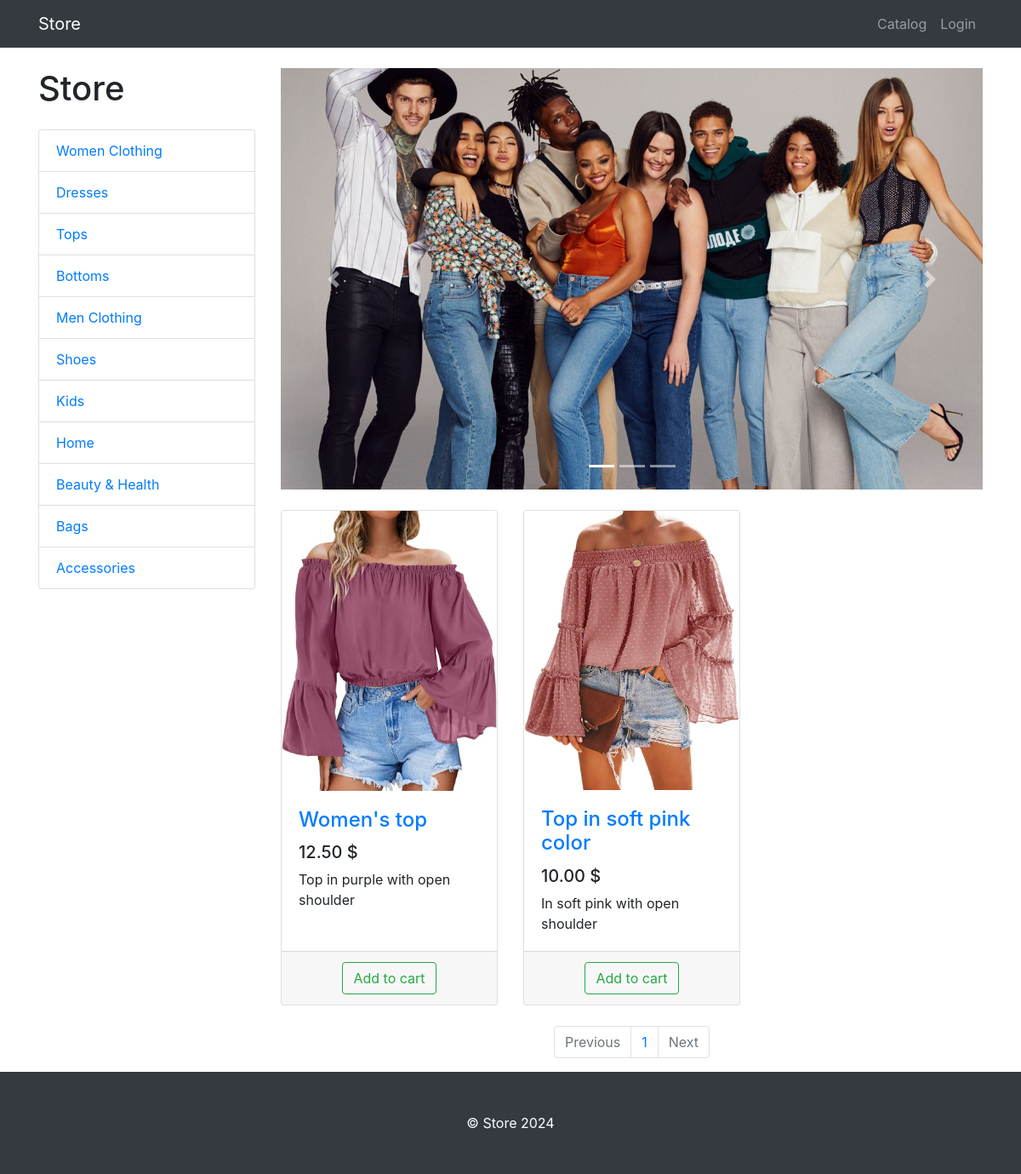
The page /products/category/5/ on the database as committed earlier.
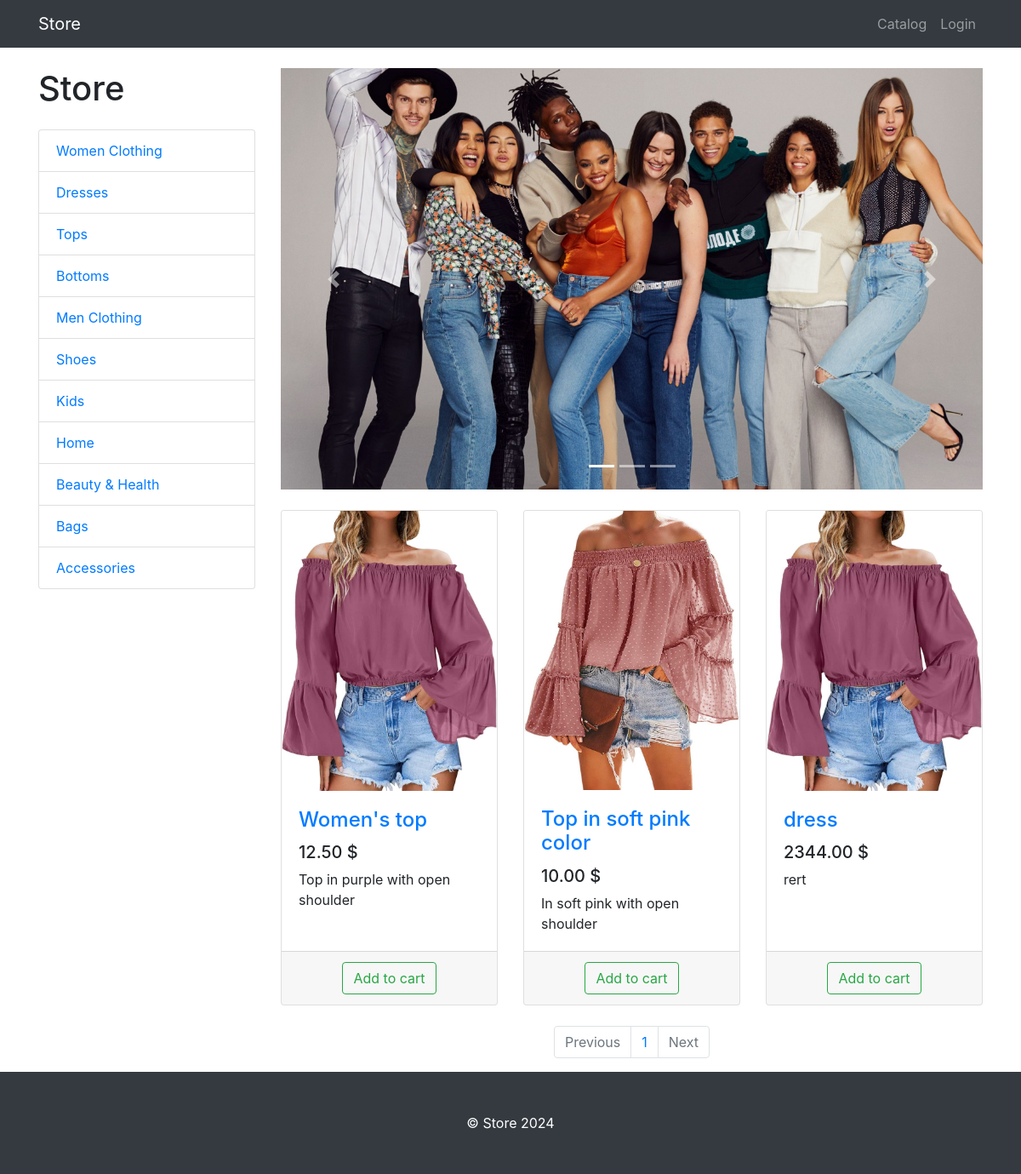
The same page on the database as committed later.
### products/models.py (models this page shows, shortened)
class ProductCategory(models.Model):
    name = models.CharField(max_length=128)
    description = models.TextField(null=True, blank=True)
    class Meta:
        verbose_name = 'category'
        verbose_name_plural = 'categories'

class Product(models.Model):
    name = models.CharField(max_length=128)
    description = models.TextField()
    price = models.DecimalField(max_digits=6, decimal_places=2)
    quantity = models.PositiveIntegerField(default=0)
    image = models.ImageField(upload_to='products_images')
    category = models.ForeignKey(ProductCategory, on_delete=models.CASCADE)
    class Meta:
        verbose_name = 'product'
        verbose_name_plural = 'products'

### products/views.py (the view)
# urls.py: path('', products, name='index'),
def products(request, category_id=None, page_number=1):
    products = Product.objects.filter(category_id=category_id) if category_id else Product.objects.all()
    per_page = 8
    paginator = Paginator(products, per_page)
    products_paginator = paginator.page(page_number)
    context = {
        'title': 'Store - Catalog',
        'categories': ProductCategory.objects.all(),
        'products': products_paginator,
    }
    return render(request, 'products/products.html', context)

### products/templates/products/products.html (shortened to what this page needs)
{% extends 'products/base.html' %}
{% load static %}
{% block css %}
    <link href="{% static 'vendor/css/products.css' %}" rel="stylesheet">
{% endblock %}
{% block content %}
    <div class="container">
    <div class="row">
        <div class="col-lg-3">
            <h1 class="my-4">Store</h1>
            <div class="list-group">
                {% for category in categories %}
                    <a href="{% url 'products:category' category.id %}" class="list-group-item">{{ category.name }}</a>
                {% endfor %}
            </div>
        </div>
        <div class="col-lg-9">
            <div id="carouselExampleIndicators" class="carousel slide my-4" data-ride="carousel">
                <ol class="carousel-indicators">
                    <li data-target="#carouselExampleIndicators" data-slide-to="0" class="active"></li>
                    <li data-target="#carouselExampleIndicators" data-slide-to="1"></li>
                    <li data-target="#carouselExampleIndicators" data-slide-to="2"></li>
                </ol>
                <div class="carousel-inner" role="listbox">
                    <div class="carousel-item active">
                        <img class="d-block img-fluid" src="{% static 'vendor/img/slides/slide-1.jpg' %}" alt="First slide">
                    </div>
                </div>
                <a class="carousel-control-prev" href="#carouselExampleIndicators" role="button" data-slide="prev">
                    <span class="carousel-control-prev-icon" aria-hidden="true"></span>
                </a>
                <a class="carousel-control-next" href="#carouselExampleIndicators" role="button" data-slide="next">
                    <span class="carousel-control-next-icon" aria-hidden="true"></span>
                </a>
            </div>
            <div class="row">
                {% for product in products %}
                    <div class="col-lg-4 col-md-6 mb-4">
                    <div class="card h-100">
                        <a href="#">
                            <img class="card-img-top"
                                 src="{{ product.image.url }}"
                                 alt="">
                        </a>
                        <div class="card-body">
                            <h4 class="card-title">
                                <a href="#">{{ product.name }}</a>
                            </h4>
                            <h5>{{ product.price }} $</h5>
                            <p class="card-text">{{ product.description }}</p>
                        </div>
                        <div class="card-footer text-center">
                            <a class="btn btn-outline-success"
                               href="{% url 'products:basket_add' product.id %}">
                                Add to cart
                            </a>
                        </div>
                    </div>
                </div>
                {% endfor %}
            </div>
            <nav aria-label="Page navigation example">
                <ul class="pagination justify-content-center">
                    <li class="page-item {% if not products.has_previous %} disabled {% endif %}">
                        <a class="page-link"
                           href="{% if products.has_previous %} {% url 'products:paginator' products.previous_page_number %} {% else %} # {% endif %}"
                           tabindex="-1" aria-disabled="true">Previous</a>
                    </li>
                    {%  for page in products.paginator.page_range %}
                        <li class="page-item"><a class="page-link" href="{% url 'products:paginator' page %}">{{ page }}</a></li>
                    {% endfor %}
                    <li class="page-item {% if not products.has_next %} disabled {% endif %}">
                        <a class="page-link"
                           href="{% if products.has_next %} {% url 'products:paginator' products.next_page_number %} {% else %} # {% endif %}">Next</a>
                    </li>
                </ul>
            </nav>
        </div>
    </div>
</div>
{% endblock %}
{% block footer %}
    <footer class="py-5 bg-dark">
    <div class="container">
        <p class="m-0 text-center text-white">&copy; Store 2024</p>
    </div>
</footer>
{% endblock %}

### products/templates/products/base.html (shortened to what this page needs)
{% load static %}
<!DOCTYPE html>
<html lang="en">
<head>
    <link href="{% static 'vendor/bootstrap/css/bootstrap.min.css' %}" rel="stylesheet">
    {% block css %} {% endblock %}
</head>
<body>
<nav class="navbar navbar-expand-lg navbar-dark bg-dark fixed-top">
    <div class="container">
        <a class="navbar-brand" href="{% url 'index' %}">Store</a>
        <div class="collapse navbar-collapse" id="navbarResponsive">
            <ul class="navbar-nav ml-auto">
                <li class="nav-item">
                    <a class="nav-link" href="{% url 'products:index' %}">Catalog  </a>
                </li>
                {% if user.is_authenticated %}
                    <li class="nav-item dropdown">
                        <a class="nav-link dropdown-toggle" href="#" id="navbarDropdown" role="button"
                           data-bs-toggle="dropdown" aria-expanded="false">
                            <i class="fas fa-user-circle"></i>
                        </a>
                        <ul class="dropdown-menu" aria-labelledby="navbarDropdown">
                            <li>
                                <a class="dropdown-item" href="{% url 'users:profile' %}">Profile</a>
                            </li>
                            <li><a class="dropdown-item" href="orders/orders.html">Orders</a></li>
                            {% if user.is_superuser or user.is_staff %}
                                <li><a class="dropdown-item" href="{% url 'admin:index' %}">
                                    Admin-panel</a></li>
                            {% endif %}
                            <li>
                                <hr class="dropdown-divider">
                            </li>
                            <li>
                                <a class="dropdown-item" href="{% url 'users:logout' %}">
                                    Exit
                                </a>
                            </li>
                        </ul>
                    </li>
                {% else %}
                    <li class="nav-item">
                        <a class="nav-link" href="{% url 'users:login' %}">Login </a>
                    </li>
                {% endif %}
            </ul>
        </div>
    </div>
</nav>
{% block content %} {% endblock %}
{% block footer %} {% endblock %}
</body>
</html>

Rows that differ between the two databases and show on the page:
added Product: image (picture), name "dress", price "2344.00", description "rert"
